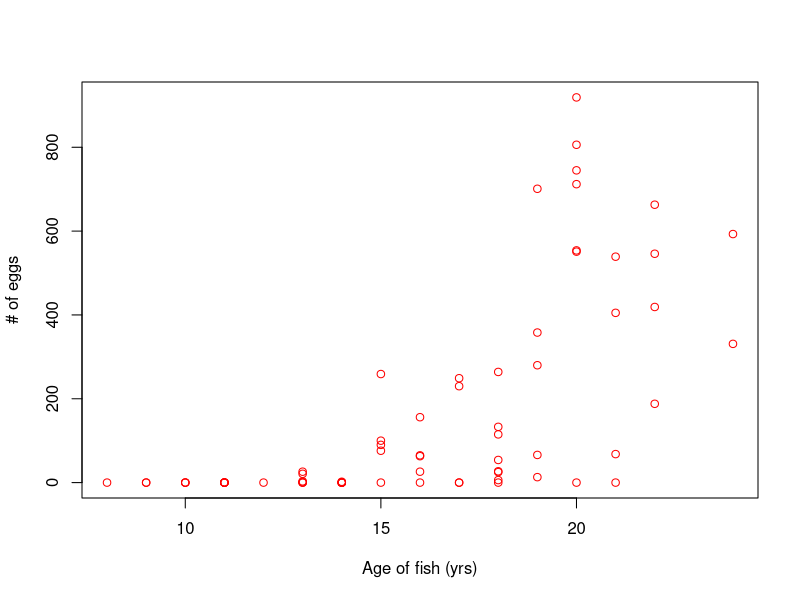

Source code (R):
# GLM
setwd("~/Desktop/GitHub/GLM") #Alicia's Directory
fish <- read.csv("data.fish.csv", stringsAsFactors = FALSE)
View(fish)

#Check the data layout
str(fish)
head(fish)

#
f1 <- fish[fish$year == 2011, ]

plot(fish$age[fish$year == "2011"], fish$number.eggs[fish$year == "2011"], col = "red", xlab = "Age of fish (yrs)", ylab = "# of eggs")
